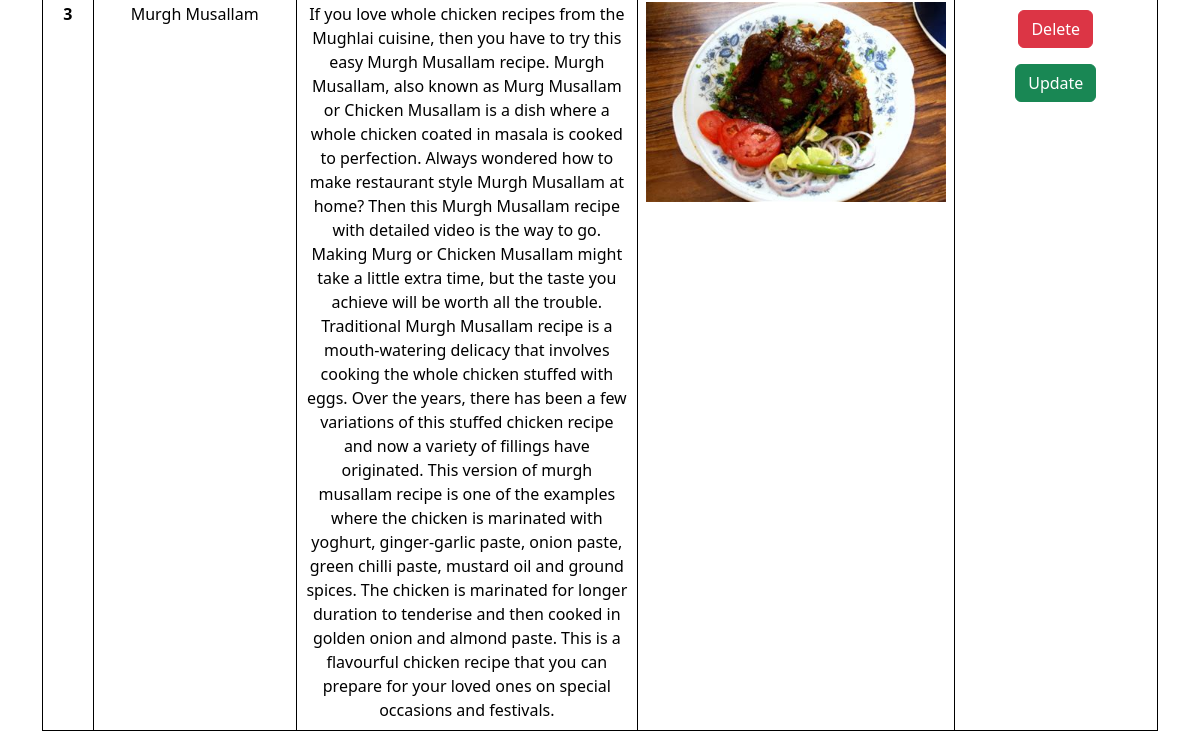
The app's page /receipes/ (signed in, lower part), older data.
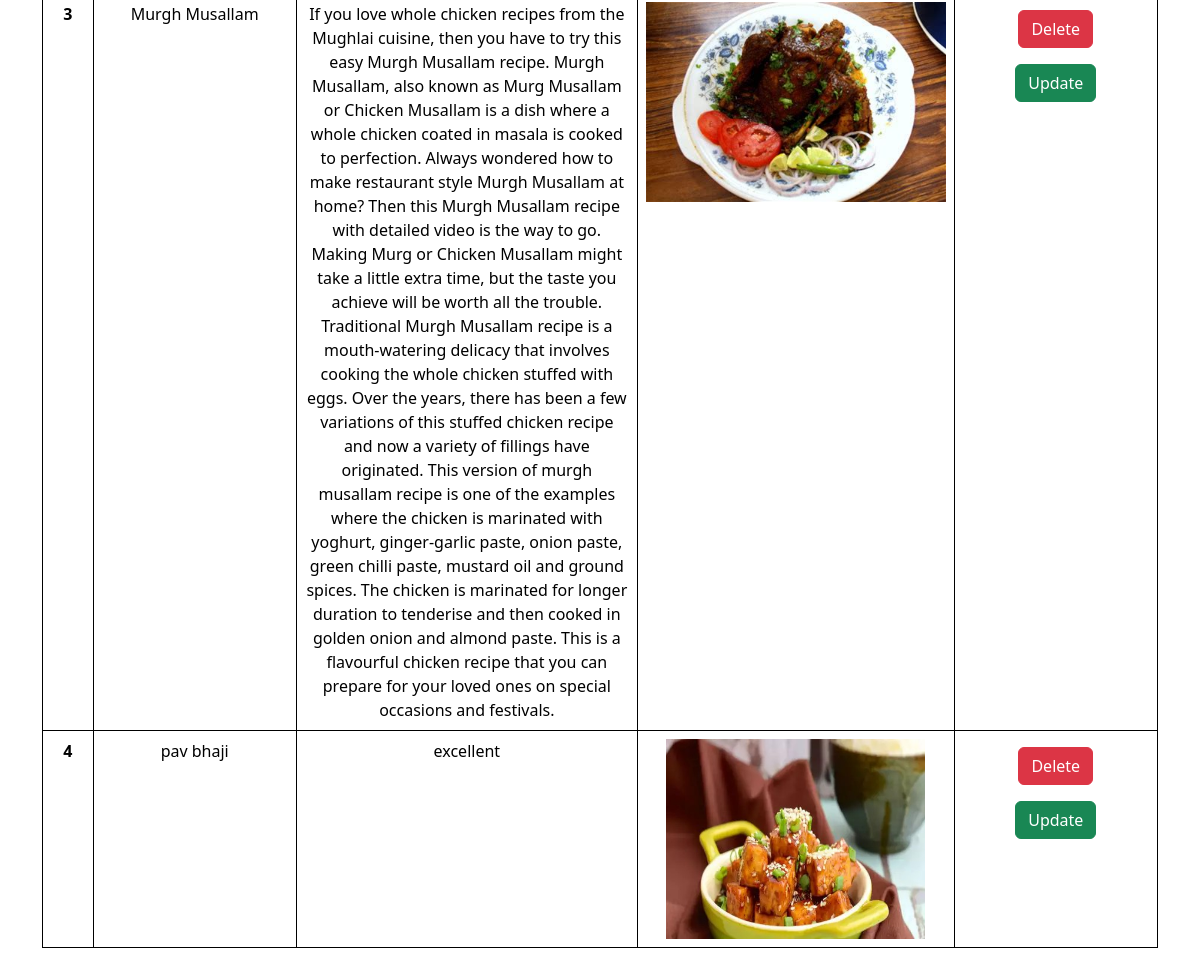
The same page, newer data.
### vege/models.py (models this page shows, shortened)
class Receipe(models.Model):
    user = models.ForeignKey(User, on_delete=models.SET_NULL, null = True, blank = True)
    receipe_name = models.CharField(max_length = 10)
    receipe_description = models.TextField()
    receipe_image = models.ImageField(upload_to="receipe")
    receipe_view_count = models.IntegerField(default=1)

### vege/views.py (the view, shortened to what this page needs)
# urls.py: path('receipes/', receipes, name='receipes'),
@login_required(login_url="/login/")
def receipes(request):
    queryset = Receipe.objects.all()
    if request.GET.get('search'):
        queryset = queryset.filter(receipe_name__icontains = request.GET.get('search'))
    context = {
        'page' : 'Receipes',
        'receipes' : queryset
    }
    return render(request, 'receipes.html', context)

### vege/templates/receipes.html (shortened to what this page needs)
{% extends "base.html" %}
{% block start %}
<div class="container mt-5">
    <div class="table-responsive">
        <table class="table mt-5">
            <tbody>
                {% for receipe in receipes %}
                <tr>
                    <th scope="row">{{ forloop.counter }}</th>
                    <td>{{ receipe.receipe_name }}</td>
                    <td>{{ receipe.receipe_description }}</td>
                    <td>
                        <img src="/media/{{ receipe.receipe_image }}" alt="Recipe Image">
                    </td>
                    <td>
                        <a href="/delete-receipe/{{ receipe.id }}" class="btn btn-danger m-2">Delete</a>
                        <a href="/update-receipe/{{ receipe.id }}" class="btn btn-success m-2">Update</a>
                    </td>
                </tr>
                {% endfor %}
            </tbody>
        </table>
    </div>
</div>
{% endblock %}

### dollo/templates/base.html (shortened to what this page needs)
<!DOCTYPE html>
<html>
    <link href="https://cdn.jsdelivr.net/npm/bootstrap@5.3.3/dist/css/bootstrap.min.css" rel="stylesheet">
    <body>
        {%block start%}
        {%endblock%}
    </body>
</html>

### dollo/templates/base.html (style rules this page uses)
table { border-collapse: collapse; }
td, th { border: 2px solid black; padding: 5px; text-align: center; width: 80px; }

### vege/templates/receipes.html (style rules this page uses)
.table-responsive { overflow-x: auto; display: block; }
table { width: 100%; table-layout: auto; border-collapse: collapse; }
th, td { border: 1px solid black; padding: 8px; text-align: center; word-wrap: break-word; }
th:nth-child(1) { width: 5%; }
img { max-height: 200px; width: auto; object-fit: contain; display: block; margin: auto; }

Row changes from the older to the newer data that the page shows:
added Receipe: receipe_name "pav bhaji", receipe_description "excellent", receipe_image (picture)
